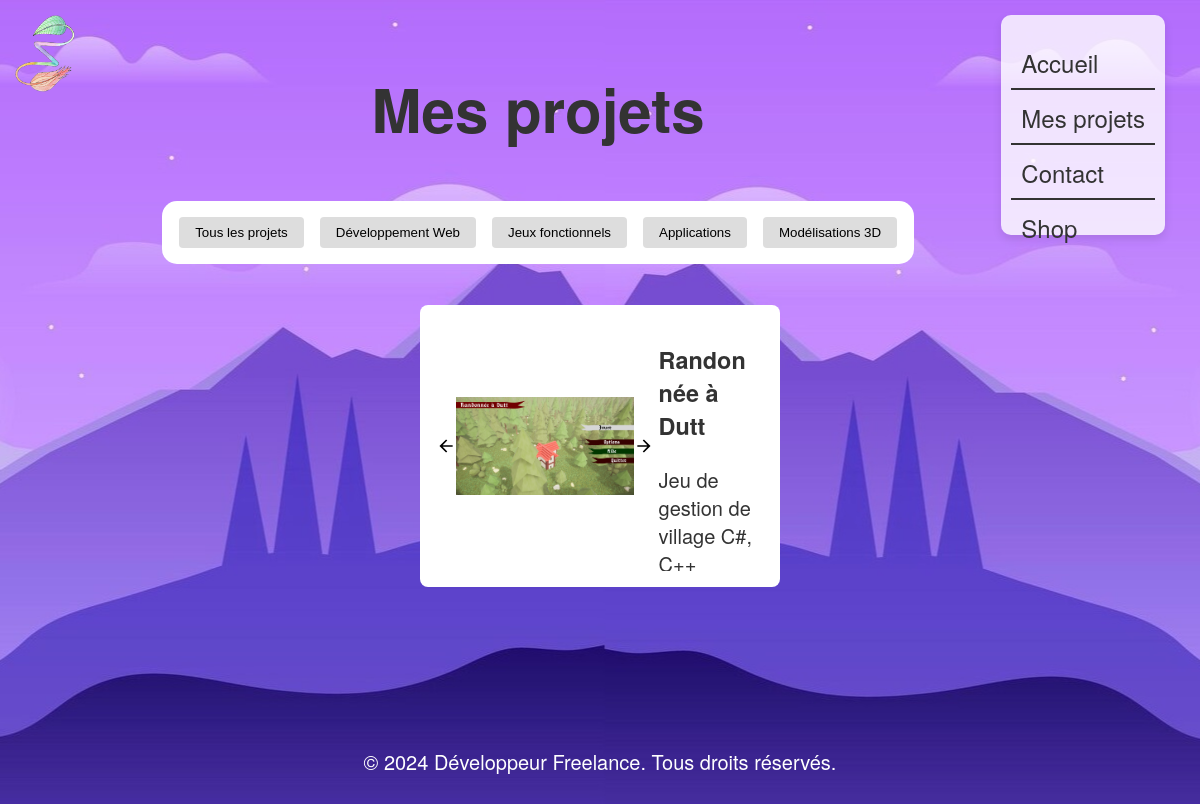
The app's page /php/projects.php?categorie=2 with its own data.
### tables this page shows
CREATE TABLE "categories" (
	"id"	INTEGER UNIQUE,
	"name"	TEXT NOT NULL,
	"desc"	TEXT NOT NULL,
	PRIMARY KEY("id" AUTOINCREMENT)
);

CREATE TABLE "projets" (
	"id"	INTEGER UNIQUE,
	"name"	TEXT NOT NULL,
	"id_cat"	INTEGER NOT NULL,
	"desc"	TEXT,
	"src1"	TEXT,
	"src2"	TEXT,
	"src3"	TEXT,
	PRIMARY KEY("id" AUTOINCREMENT),
	FOREIGN KEY("id_cat") REFERENCES "categories"("id")
);

### classes/Database.php (called while the page is built, shortened)
<?php
class Database {
    private static $instance = null;
    private $pdo;
    private function __construct() {
        $chemin_db = __DIR__.'/../portfolio.db';
        $this->pdo = new PDO('sqlite:' . $chemin_db);
        $this->pdo->setAttribute(PDO::ATTR_ERRMODE, PDO::ERRMODE_EXCEPTION);
        $this->pdo->setAttribute(PDO::ATTR_DEFAULT_FETCH_MODE, PDO::FETCH_ASSOC);
    }
    public static function getInstance() {
        if (self::$instance === null) {
            self::$instance = new self();
        }
        return self::$instance;
    }
    public function prepare($sql) {
        return $this->pdo->prepare($sql);
    }
    public function query($sql) {
        return $this->pdo->query($sql);
    }
}

### classes/Category.php (called while the page is built, shortened)
<?php
require_once 'Database.php';
class Category {
    private $db;
    public function __construct() {
        $this->db = Database::getInstance();
    }
    public function getAllCategories() {
        $requete = "SELECT id, name, desc FROM categories";
        $stmt = $this->db->query($requete);
        return $stmt->fetchAll();
    }
}

### classes/Project.php (called while the page is built, shortened)
<?php
require_once 'Database.php';
class Project {
    private $db;
    public function __construct() {
        $this->db = Database::getInstance();
    }
    public function getProjects($page = 1, $limit = 3, $categorie = null) {
        $offset = ($page - 1) * $limit;
        if ($categorie) {
            $requete = "SELECT * FROM projets WHERE id_cat = :id_cat LIMIT :limit OFFSET :offset";
            $stmt = $this->db->prepare($requete);
            $stmt->bindValue(':id_cat', $categorie, PDO::PARAM_INT);
            $stmt->bindValue(':limit', $limit, PDO::PARAM_INT);
            $stmt->bindValue(':offset', $offset, PDO::PARAM_INT);
        } else {
            $requete = "SELECT * FROM projets LIMIT :limit OFFSET :offset";
            $stmt = $this->db->prepare($requete);
            $stmt->bindValue(':limit', $limit, PDO::PARAM_INT);
            $stmt->bindValue(':offset', $offset, PDO::PARAM_INT);
        }
        $stmt->execute();
        return $stmt->fetchAll();
    }
}

### php/projects.php (the view, shortened to what this page needs)
<?php
require_once '../includes/header.php';
require_once '../classes/Project.php';
require_once '../classes/Category.php';
$projectManager = new Project();
$categoryManager = new Category();
$categories = $categoryManager->getAllCategories();
$categorie_selectionnee = isset($_GET['categorie']) ? $_GET['categorie'] : null;
$limit = 3;
$page = 1;
$projets = $projectManager->getProjects($page, $limit, $categorie_selectionnee);
?>
    <section>
        <h1>Mes projets</h1>
            <nav>
                <form method="GET" action="">
                    <button type="submit" name="categorie" value="" class="categorie-btn tous-btn <?php echo is_null($categorie_selectionnee) ? 'active' : ''; ?>">
                        Tous les projets
                    </button>
                    <?php foreach ($categories as $categorie): ?>
                        <button type="submit" name="categorie" value="<?php echo $categorie['id']; ?>"
                                class="categorie-btn <?php echo $categorie_selectionnee == $categorie['id'] ? 'active' : ''; ?>">
                            <?php echo $categorie['name']; ?>
                        </button>
                    <?php endforeach; ?>
                </form>
            </nav>
    </section>
</header>
<main id="projets-container">
    <?php if (count($projets) > 0): ?>
        <?php foreach ($projets as $projet): ?>
            <article
                data-project-id="<?php echo $projet['id']; ?>"
                data-src1="<?php echo $projet['src1']; ?>"
                <?php if ($projet['src2']): ?>data-src2="<?php echo $projet['src2']; ?>"<?php endif; ?>
                <?php if ($projet['src3']): ?>data-src3="<?php echo $projet['src3']; ?>"<?php endif; ?>
            >
                <section class="carousel">
                    <?php if ($projet['src2'] != NULL || $projet['src3'] != NULL): ?>
                        <img src="../img/arrow-left.svg" alt="aperçu précédent" class="left-arrow" style="width: 9%; height: auto; cursor: pointer;">
                    <?php endif; ?>
                    <img src="<?php echo $projet['src1']; ?>.png" alt="aperçu 1" class="carousel-image" style="width: 80%; height: auto; object-fit: contain; display: block;">
                    <?php if ($projet['src2'] != NULL || $projet['src3'] != NULL): ?>
                        <img src="../img/arrow-right.svg" alt="aperçu suivant" class="right-arrow" style="width: 9%; height: auto; cursor: pointer;">
                    <?php endif; ?>
                </section>
                <aside>
                    <h3><?php echo $projet['name']; ?></h3>
                    <a><?php echo $projet['desc']; ?></a>
                </aside>
            </article>
        <?php endforeach; ?>
    <?php else: ?>
        <p>Aucun projet trouvé pour cette catégorie.</p>
    <?php endif; ?>
</main>
<?php require_once '../includes/footer.php'; ?>

### css/style.css (style rules this page uses)
body { font-family: 'Helvetica Neue', sans-serif; font-size: 20px; margin: 0; padding: 0; background-image: url('../img/landscape2.jpg'); background-size: auto; background-position: top center; background-attachment: scroll; color: #333; display: flex; flex-direction: column; overflow-y: auto; width: 100vw; }
main { order: 2; width: 100%; padding-top: 5%; padding-bottom: 10%; }
h1 { font-size: 3em; }

### css/projects.css (style rules this page uses)
header section { order: 2; width: 60%; height: 100%; display: flex; flex-direction: column; align-items: center; }
header section nav { padding: 1rem; background-color: #ffffff; border-radius: 15px; width: 100%; }
header section nav form { display: flex; flex-wrap: nowrap; gap: 1rem; overflow-x: auto; width: 100%; justify-content: center; }
header section nav button { padding: 0.5rem 1rem; background-color: #ddd; border: none; border-radius: 4px; cursor: pointer; min-width: 100px; transition: background-color 0.2s; }
main { padding-top: 2em; display: grid; grid-template-columns: repeat(auto-fit, minmax(300px, 30%)); justify-content: center; align-items: center; gap: 1.5rem; }
main article { background: white; padding: 1rem; border-radius: 8px; display: flex; justify-content: space-between; height: 250px; }
main article section { display: flex; flex-direction: row; flex-wrap: nowrap; height: 100%; width: 70%; }
main article aside { height: 100%; width: 30%; overflow-y: auto; overflow-x: hidden; word-break: break-word; white-space: normal; padding-right: 0.5em; line-height: 1.4; }
header form { margin: 0; }

### records on screen
categories: $categorie['id'] 1 (drawn), name "Développement Web"
categories: $categorie['id'] 2 (drawn), name "Jeux fonctionnels"
categories: $categorie['id'] 3 (drawn), name "Applications"
categories: $categorie['id'] 4 (drawn), name "Modélisations 3D"
projets: src1 (picture), name "Randonnée à Dutt", desc "Jeu de gestion de village C#,…"
